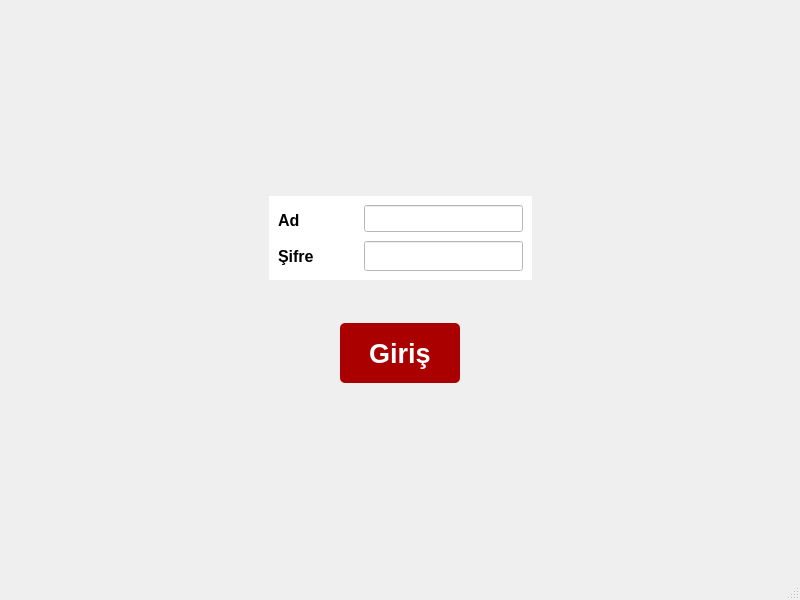
<?xml version="1.0" encoding="UTF-8"?>
<ui version="4.0">
 <class>MainWindow</class>
 <widget class="QMainWindow" name="MainWindow">
  <property name="geometry">
   <rect>
    <x>0</x>
    <y>0</y>
    <width>800</width>
    <height>600</height>
   </rect>
  </property>
  <property name="minimumSize">
   <size>
    <width>400</width>
    <height>300</height>
   </size>
  </property>
  <property name="windowTitle">
   <string>Kullanıcı Girişi</string>
  </property>
  <property name="windowIcon">
   <iconset resource="icons.qrc">
    <normaloff>:/icons/icons/Hello.ico</normaloff>:/icons/icons/Hello.ico</iconset>
  </property>
  <widget class="QWidget" name="centralwidget">
   <property name="styleSheet">
    <string notr="true">background-image: url(:/background/background/back.jpg);</string>
   </property>
   <layout class="QVBoxLayout" name="verticalLayout_3">
    <item>
     <layout class="QVBoxLayout" name="verticalLayout_2">
      <item>
       <spacer name="verticalSpacer">
        <property name="orientation">
         <enum>Qt::Vertical</enum>
        </property>
        <property name="sizeHint" stdset="0">
         <size>
          <width>20</width>
          <height>124</height>
         </size>
        </property>
       </spacer>
      </item>
      <item>
       <layout class="QHBoxLayout" name="horizontalLayout_2">
        <item>
         <spacer name="horizontalSpacer_3">
          <property name="orientation">
           <enum>Qt::Horizontal</enum>
          </property>
          <property name="sizeHint" stdset="0">
           <size>
            <width>40</width>
            <height>20</height>
           </size>
          </property>
         </spacer>
        </item>
        <item>
         <widget class="QFrame" name="frame">
          <property name="styleSheet">
           <string notr="true">background-color: rgb(255, 255, 255);</string>
          </property>
          <layout class="QFormLayout" name="formLayout">
           <item row="0" column="0">
            <widget class="QLabel" name="label">
             <property name="minimumSize">
              <size>
               <width>80</width>
               <height>30</height>
              </size>
             </property>
             <property name="font">
              <font>
               <pointsize>12</pointsize>
               <weight>75</weight>
               <bold>true</bold>
              </font>
             </property>
             <property name="text">
              <string>Ad</string>
             </property>
            </widget>
           </item>
           <item row="1" column="0">
            <widget class="QLabel" name="label_2">
             <property name="font">
              <font>
               <pointsize>12</pointsize>
               <weight>75</weight>
               <bold>true</bold>
              </font>
             </property>
             <property name="text">
              <string>Şifre</string>
             </property>
            </widget>
           </item>
           <item row="0" column="1">
            <widget class="QLineEdit" name="lineEdit">
             <property name="font">
              <font>
               <pointsize>12</pointsize>
               <weight>75</weight>
               <bold>true</bold>
              </font>
             </property>
            </widget>
           </item>
           <item row="1" column="1">
            <widget class="QLineEdit" name="lineEdit_2">
             <property name="minimumSize">
              <size>
               <width>120</width>
               <height>30</height>
              </size>
             </property>
             <property name="font">
              <font>
               <pointsize>12</pointsize>
               <weight>75</weight>
               <bold>true</bold>
              </font>
             </property>
            </widget>
           </item>
          </layout>
         </widget>
        </item>
        <item>
         <spacer name="horizontalSpacer_4">
          <property name="orientation">
           <enum>Qt::Horizontal</enum>
          </property>
          <property name="sizeHint" stdset="0">
           <size>
            <width>40</width>
            <height>20</height>
           </size>
          </property>
         </spacer>
        </item>
       </layout>
      </item>
      <item>
       <spacer name="verticalSpacer_3">
        <property name="orientation">
         <enum>Qt::Vertical</enum>
        </property>
        <property name="sizeType">
         <enum>QSizePolicy::Fixed</enum>
        </property>
        <property name="sizeHint" stdset="0">
         <size>
          <width>17</width>
          <height>37</height>
         </size>
        </property>
       </spacer>
      </item>
      <item>
       <layout class="QHBoxLayout" name="horizontalLayout">
        <item>
         <spacer name="horizontalSpacer">
          <property name="orientation">
           <enum>Qt::Horizontal</enum>
          </property>
          <property name="sizeHint" stdset="0">
           <size>
            <width>40</width>
            <height>20</height>
           </size>
          </property>
         </spacer>
        </item>
        <item>
         <widget class="QPushButton" name="pushButton">
          <property name="sizePolicy">
           <sizepolicy hsizetype="Preferred" vsizetype="Preferred">
            <horstretch>0</horstretch>
            <verstretch>0</verstretch>
           </sizepolicy>
          </property>
          <property name="minimumSize">
           <size>
            <width>120</width>
            <height>60</height>
           </size>
          </property>
          <property name="font">
           <font>
            <pointsize>20</pointsize>
            <weight>75</weight>
            <italic>false</italic>
            <bold>true</bold>
           </font>
          </property>
          <property name="styleSheet">
           <string notr="true">color: rgb(255, 255, 255);
border-radius:5px;
background-color: rgb(170, 0, 0);</string>
          </property>
          <property name="text">
           <string>Giriş</string>
          </property>
         </widget>
        </item>
        <item>
         <spacer name="horizontalSpacer_2">
          <property name="orientation">
           <enum>Qt::Horizontal</enum>
          </property>
          <property name="sizeHint" stdset="0">
           <size>
            <width>40</width>
            <height>20</height>
           </size>
          </property>
         </spacer>
        </item>
       </layout>
      </item>
      <item>
       <spacer name="verticalSpacer_2">
        <property name="orientation">
         <enum>Qt::Vertical</enum>
        </property>
        <property name="sizeHint" stdset="0">
         <size>
          <width>20</width>
          <height>124</height>
         </size>
        </property>
       </spacer>
      </item>
     </layout>
    </item>
   </layout>
  </widget>
  <widget class="QMenuBar" name="menubar">
   <property name="geometry">
    <rect>
     <x>0</x>
     <y>0</y>
     <width>800</width>
     <height>22</height>
    </rect>
   </property>
  </widget>
  <widget class="QStatusBar" name="statusbar"/>
 </widget>
 <resources>
  <include location="icons.qrc"/>
 </resources>
 <connections/>
</ui>
